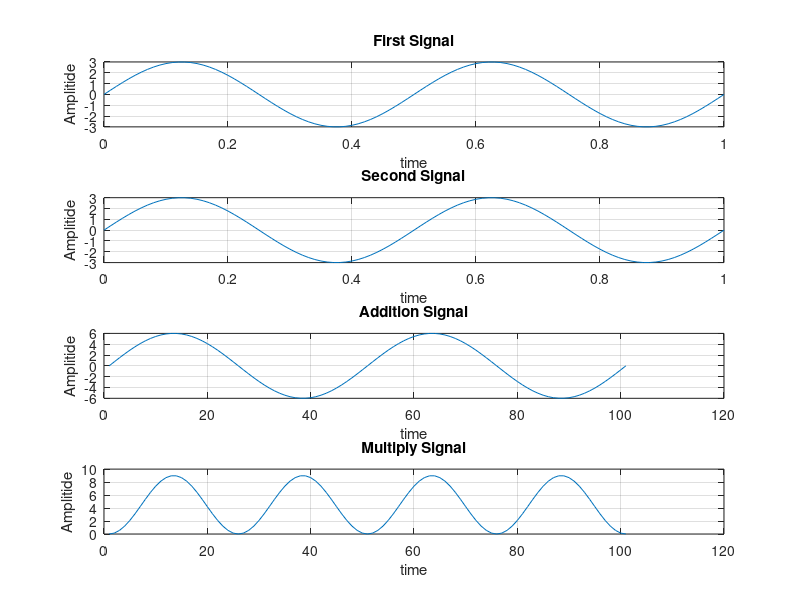

The MATLAB source for this figure:
A = 3;
F1 = 2;
t = 0:0.01:1;
y1 = A * sin(2 * pi * F1 * t);
subplot(4,1,1)
plot(t, y1)
title("First Signal")
xlabel("time")
ylabel("Amplitide")
grid on

F2 = 2;
y2 = A * sin(2 * pi * F2 * t);
subplot(4,1,2)
plot(t, y2)
title("Second Signal")
xlabel("time")
ylabel("Amplitide")
grid on

subplot(4,1,3)
plot(y1+y2)
title("Addition Signal")
xlabel("time")
ylabel("Amplitide")
grid on

subplot(4,1,4)
plot(y1.*y2)
title("Multiply Signal")
xlabel("time")
ylabel("Amplitide")
grid on